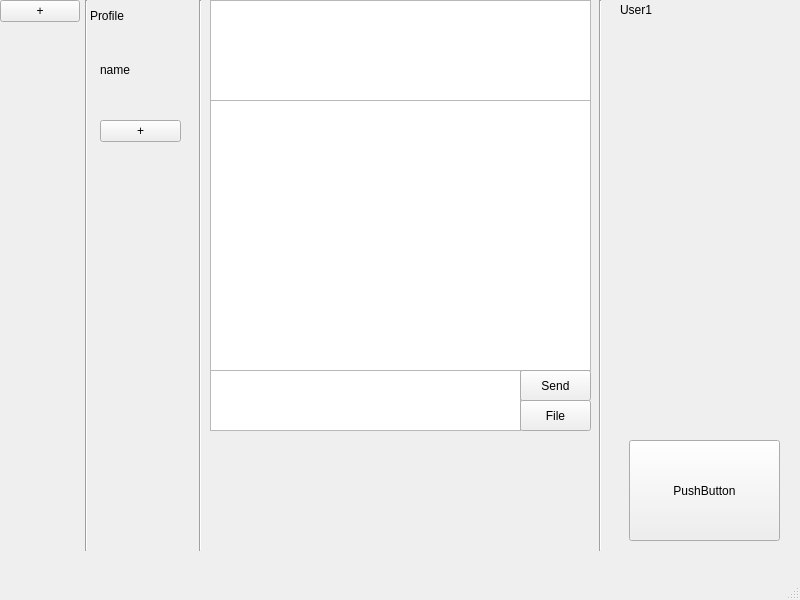
<?xml version="1.0" encoding="UTF-8"?>
<ui version="4.0">
 <class>MainWindow</class>
 <widget class="QMainWindow" name="MainWindow">
  <property name="geometry">
   <rect>
    <x>0</x>
    <y>0</y>
    <width>800</width>
    <height>600</height>
   </rect>
  </property>
  <property name="windowTitle">
   <string>MainWindow</string>
  </property>
  <widget class="QWidget" name="centralwidget">
   <widget class="QTextBrowser" name="Chat">
    <property name="geometry">
     <rect>
      <x>210</x>
      <y>100</y>
      <width>381</width>
      <height>271</height>
     </rect>
    </property>
   </widget>
   <widget class="QTextEdit" name="InputText">
    <property name="geometry">
     <rect>
      <x>210</x>
      <y>370</y>
      <width>311</width>
      <height>61</height>
     </rect>
    </property>
   </widget>
   <widget class="QTextBrowser" name="textBrowser_2">
    <property name="geometry">
     <rect>
      <x>210</x>
      <y>0</y>
      <width>381</width>
      <height>101</height>
     </rect>
    </property>
   </widget>
   <widget class="QPushButton" name="ServerButton">
    <property name="geometry">
     <rect>
      <x>0</x>
      <y>0</y>
      <width>80</width>
      <height>22</height>
     </rect>
    </property>
    <property name="text">
     <string>+</string>
    </property>
   </widget>
   <widget class="QPushButton" name="ChannelButton">
    <property name="geometry">
     <rect>
      <x>100</x>
      <y>120</y>
      <width>81</width>
      <height>22</height>
     </rect>
    </property>
    <property name="text">
     <string>+</string>
    </property>
   </widget>
   <widget class="QLabel" name="NickName">
    <property name="geometry">
     <rect>
      <x>100</x>
      <y>60</y>
      <width>81</width>
      <height>20</height>
     </rect>
    </property>
    <property name="text">
     <string>name</string>
    </property>
   </widget>
   <widget class="Line" name="line">
    <property name="geometry">
     <rect>
      <x>76</x>
      <y>0</y>
      <width>20</width>
      <height>551</height>
     </rect>
    </property>
    <property name="orientation">
     <enum>Qt::Vertical</enum>
    </property>
   </widget>
   <widget class="Line" name="line_2">
    <property name="geometry">
     <rect>
      <x>190</x>
      <y>0</y>
      <width>20</width>
      <height>551</height>
     </rect>
    </property>
    <property name="orientation">
     <enum>Qt::Vertical</enum>
    </property>
   </widget>
   <widget class="Line" name="line_3">
    <property name="geometry">
     <rect>
      <x>590</x>
      <y>0</y>
      <width>20</width>
      <height>551</height>
     </rect>
    </property>
    <property name="orientation">
     <enum>Qt::Vertical</enum>
    </property>
   </widget>
   <widget class="QLabel" name="Users">
    <property name="geometry">
     <rect>
      <x>620</x>
      <y>0</y>
      <width>151</width>
      <height>20</height>
     </rect>
    </property>
    <property name="text">
     <string>User1</string>
    </property>
   </widget>
   <widget class="QPushButton" name="SendButton">
    <property name="geometry">
     <rect>
      <x>520</x>
      <y>370</y>
      <width>71</width>
      <height>31</height>
     </rect>
    </property>
    <property name="text">
     <string>Send</string>
    </property>
   </widget>
   <widget class="QPushButton" name="FileButton">
    <property name="geometry">
     <rect>
      <x>520</x>
      <y>400</y>
      <width>71</width>
      <height>31</height>
     </rect>
    </property>
    <property name="text">
     <string>File</string>
    </property>
   </widget>
   <widget class="QLabel" name="ProfilePicture">
    <property name="geometry">
     <rect>
      <x>90</x>
      <y>0</y>
      <width>101</width>
      <height>31</height>
     </rect>
    </property>
    <property name="text">
     <string>Profile</string>
    </property>
   </widget>
   <widget class="QPushButton" name="BillyAssistant">
    <property name="geometry">
     <rect>
      <x>629</x>
      <y>440</y>
      <width>151</width>
      <height>101</height>
     </rect>
    </property>
    <property name="text">
     <string>PushButton</string>
    </property>
   </widget>
  </widget>
  <widget class="QMenuBar" name="menubar">
   <property name="geometry">
    <rect>
     <x>0</x>
     <y>0</y>
     <width>800</width>
     <height>21</height>
    </rect>
   </property>
  </widget>
  <widget class="QStatusBar" name="statusbar"/>
 </widget>
 <resources/>
 <connections/>
</ui>
